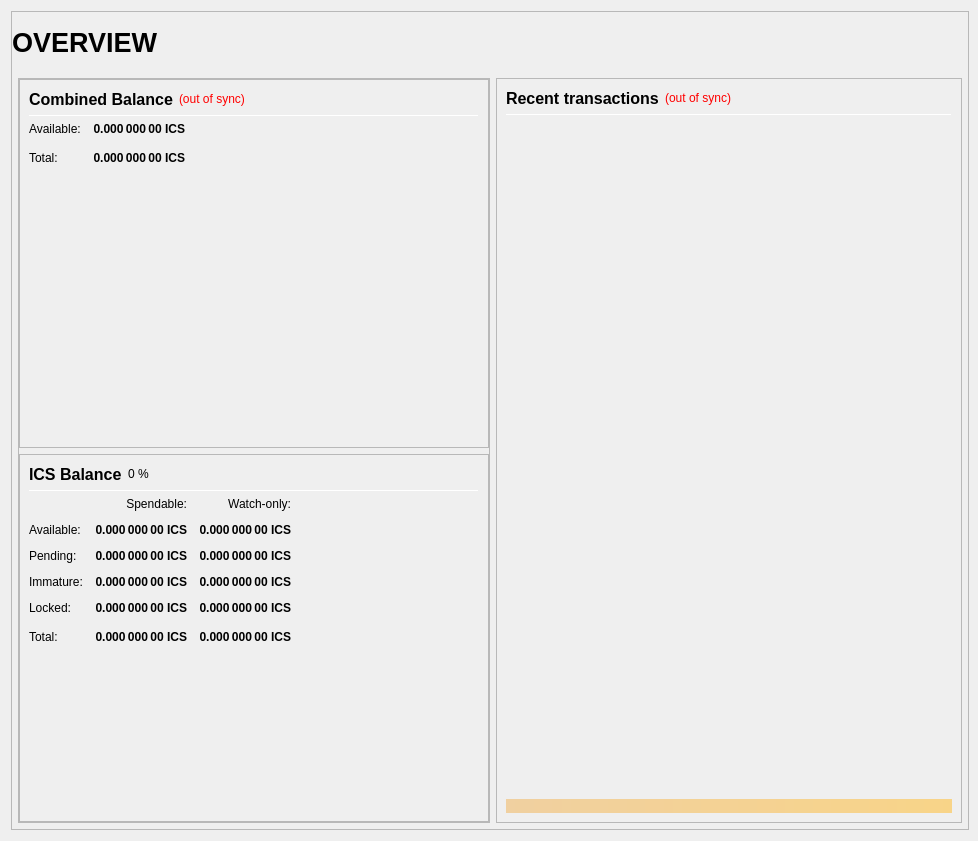
<?xml version="1.0" encoding="UTF-8"?>
<ui version="4.0">
 <class>OverviewPage</class>
 <widget class="QWidget" name="OverviewPage">
  <property name="geometry">
   <rect>
    <x>0</x>
    <y>0</y>
    <width>978</width>
    <height>841</height>
   </rect>
  </property>
  <property name="minimumSize">
   <size>
    <width>960</width>
    <height>682</height>
   </size>
  </property>
  <property name="windowTitle">
   <string>Form</string>
  </property>
  <layout class="QVBoxLayout" name="topLayout" stretch="1">
   <property name="rightMargin">
    <number>9</number>
   </property>
   <item>
    <widget class="QFrame" name="frame_BG">
     <property name="minimumSize">
      <size>
       <width>850</width>
       <height>610</height>
      </size>
     </property>
     <property name="maximumSize">
      <size>
       <width>16777215</width>
       <height>16777215</height>
      </size>
     </property>
     <property name="frameShape">
      <enum>QFrame::StyledPanel</enum>
     </property>
     <property name="frameShadow">
      <enum>QFrame::Raised</enum>
     </property>
     <layout class="QVBoxLayout" name="verticalLayout_3" stretch="1">
      <property name="leftMargin">
       <number>0</number>
      </property>
      <property name="topMargin">
       <number>0</number>
      </property>
      <property name="rightMargin">
       <number>0</number>
      </property>
      <property name="bottomMargin">
       <number>6</number>
      </property>
      <item>
       <layout class="QVBoxLayout" name="verticalLayout_Master" stretch="0,1">
        <property name="leftMargin">
         <number>0</number>
        </property>
        <property name="topMargin">
         <number>0</number>
        </property>
        <property name="rightMargin">
         <number>0</number>
        </property>
        <property name="bottomMargin">
         <number>0</number>
        </property>
        <item>
         <widget class="QFrame" name="frame_Header">
          <layout class="QVBoxLayout" name="verticalLayout_Header" stretch="0">
           <property name="leftMargin">
            <number>0</number>
           </property>
           <property name="topMargin">
            <number>0</number>
           </property>
           <property name="rightMargin">
            <number>0</number>
           </property>
           <property name="bottomMargin">
            <number>0</number>
           </property>
           <item>
            <layout class="QHBoxLayout" name="horizontalLayout_Header" stretch="1,0,1">
             <property name="spacing">
              <number>6</number>
             </property>
             <item>
              <widget class="QLabel" name="labelOverviewHeaderLeft">
               <property name="minimumSize">
                <size>
                 <width>464</width>
                 <height>60</height>
                </size>
               </property>
               <property name="maximumSize">
                <size>
                 <width>16777215</width>
                 <height>60</height>
                </size>
               </property>
               <property name="font">
                <font>
                 <pointsize>20</pointsize>
                 <weight>75</weight>
                 <bold>true</bold>
                </font>
               </property>
               <property name="text">
                <string>OVERVIEW</string>
               </property>
               <property name="alignment">
                <set>Qt::AlignLeading|Qt::AlignLeft|Qt::AlignVCenter</set>
               </property>
              </widget>
             </item>
             <item>
              <spacer name="horizontalSpacer_Header">
               <property name="orientation">
                <enum>Qt::Horizontal</enum>
               </property>
               <property name="sizeHint" stdset="0">
                <size>
                 <width>40</width>
                 <height>20</height>
                </size>
               </property>
              </spacer>
             </item>
             <item>
              <widget class="QLabel" name="labelOverviewHeaderRight">
               <property name="minimumSize">
                <size>
                 <width>464</width>
                 <height>60</height>
                </size>
               </property>
               <property name="maximumSize">
                <size>
                 <width>16777215</width>
                 <height>60</height>
                </size>
               </property>
               <property name="font">
                <font>
                 <pointsize>14</pointsize>
                </font>
               </property>
               <property name="text">
                <string/>
               </property>
               <property name="alignment">
                <set>Qt::AlignRight|Qt::AlignTrailing|Qt::AlignVCenter</set>
               </property>
              </widget>
             </item>
            </layout>
           </item>
          </layout>
         </widget>
        </item>
        <item>
         <widget class="QFrame" name="frame_Content">
          <layout class="QVBoxLayout" name="verticalLayout_Content">
           <property name="leftMargin">
            <number>6</number>
           </property>
           <property name="topMargin">
            <number>0</number>
           </property>
           <property name="rightMargin">
            <number>6</number>
           </property>
           <property name="bottomMargin">
            <number>0</number>
           </property>
           <item>
            <layout class="QHBoxLayout" name="horizontalLayout_Content" stretch="1,1">
             <property name="spacing">
              <number>6</number>
             </property>
             <item>
              <layout class="QVBoxLayout" name="verticalLayout_left" stretch="1">
               <item>
                <widget class="QFrame" name="frameObfuscation">
                 <property name="minimumSize">
                  <size>
                   <width>0</width>
                   <height>0</height>
                  </size>
                 </property>
                 <property name="frameShape">
                  <enum>QFrame::StyledPanel</enum>
                 </property>
                 <property name="frameShadow">
                  <enum>QFrame::Raised</enum>
                 </property>
                 <layout class="QVBoxLayout" name="verticalLayout" stretch="0,0">
                  <property name="leftMargin">
                   <number>0</number>
                  </property>
                  <property name="topMargin">
                   <number>0</number>
                  </property>
                  <property name="rightMargin">
                   <number>0</number>
                  </property>
                  <property name="bottomMargin">
                   <number>0</number>
                  </property>
                  <item>
                   <widget class="QFrame" name="frame_CombinedBalances">
                    <property name="minimumSize">
                     <size>
                      <width>470</width>
                      <height>0</height>
                     </size>
                    </property>
                    <property name="frameShape">
                     <enum>QFrame::StyledPanel</enum>
                    </property>
                    <property name="frameShadow">
                     <enum>QFrame::Raised</enum>
                    </property>
                    <layout class="QVBoxLayout" name="verticalLayout_5">
                     <item>
                      <layout class="QHBoxLayout" name="horizontalLayout_5" stretch="0,0,0">
                       <item>
                        <widget class="QLabel" name="label_5z">
                         <property name="minimumSize">
                          <size>
                           <width>0</width>
                           <height>20</height>
                          </size>
                         </property>
                         <property name="font">
                          <font>
                           <pointsize>12</pointsize>
                           <weight>75</weight>
                           <bold>true</bold>
                          </font>
                         </property>
                         <property name="toolTip">
                          <string>Combined Balance (including unconfirmed and immature coins)</string>
                         </property>
                         <property name="text">
                          <string>Combined Balance</string>
                         </property>
                        </widget>
                       </item>
                       <item>
                        <widget class="QLabel" name="labelWalletStatus">
                         <property name="cursor">
                          <cursorShape>WhatsThisCursor</cursorShape>
                         </property>
                         <property name="toolTip">
                          <string>The displayed information may be out of date. Your wallet automatically synchronizes with the IQCash network after a connection is established, but this process has not completed yet.</string>
                         </property>
                         <property name="styleSheet">
                          <string notr="true">QLabel { color: red; }</string>
                         </property>
                         <property name="text">
                          <string notr="true">(out of sync)</string>
                         </property>
                         <property name="alignment">
                          <set>Qt::AlignLeading|Qt::AlignLeft|Qt::AlignVCenter</set>
                         </property>
                        </widget>
                       </item>
                       <item>
                        <spacer name="horizontalSpacer_1">
                         <property name="orientation">
                          <enum>Qt::Horizontal</enum>
                         </property>
                         <property name="sizeHint" stdset="0">
                          <size>
                           <width>40</width>
                           <height>20</height>
                          </size>
                         </property>
                        </spacer>
                       </item>
                      </layout>
                     </item>
                     <item>
                      <widget class="Line" name="line_CombinedBalance">
                       <property name="minimumSize">
                        <size>
                         <width>0</width>
                         <height>1</height>
                        </size>
                       </property>
                       <property name="maximumSize">
                        <size>
                         <width>16777215</width>
                         <height>1</height>
                        </size>
                       </property>
                       <property name="orientation">
                        <enum>Qt::Horizontal</enum>
                       </property>
                      </widget>
                     </item>
                     <item>
                      <layout class="QGridLayout" name="gridLayout_3">
                       <property name="spacing">
                        <number>12</number>
                       </property>
                       <item row="1" column="0">
                        <widget class="QLabel" name="labelBalanceTextz">
                         <property name="text">
                          <string>Available:</string>
                         </property>
                        </widget>
                       </item>
                       <item row="1" column="1">
                        <widget class="QLabel" name="labelBalancez">
                         <property name="font">
                          <font>
                           <weight>75</weight>
                           <bold>true</bold>
                          </font>
                         </property>
                         <property name="cursor">
                          <cursorShape>IBeamCursor</cursorShape>
                         </property>
                         <property name="toolTip">
                          <string>Your current spendable balance</string>
                         </property>
                         <property name="text">
                          <string notr="true">0.000 000 00 ICS</string>
                         </property>
                         <property name="alignment">
                          <set>Qt::AlignRight|Qt::AlignTrailing|Qt::AlignVCenter</set>
                         </property>
                         <property name="textInteractionFlags">
                          <set>Qt::LinksAccessibleByMouse|Qt::TextSelectableByKeyboard|Qt::TextSelectableByMouse</set>
                         </property>
                        </widget>
                       </item>
                       <item row="2" column="0">
                        <widget class="QLabel" name="labelTotalTextz">
                         <property name="text">
                          <string>Total:</string>
                         </property>
                        </widget>
                       </item>
                       <item row="2" column="1">
                        <widget class="QLabel" name="labelTotalz">
                         <property name="font">
                          <font>
                           <weight>75</weight>
                           <bold>true</bold>
                          </font>
                         </property>
                         <property name="cursor">
                          <cursorShape>IBeamCursor</cursorShape>
                         </property>
                         <property name="toolTip">
                          <string>Total Balance, including all unavailable coins.</string>
                         </property>
                         <property name="text">
                          <string notr="true">0.000 000 00 ICS</string>
                         </property>
                         <property name="alignment">
                          <set>Qt::AlignRight|Qt::AlignTrailing|Qt::AlignVCenter</set>
                         </property>
                         <property name="textInteractionFlags">
                          <set>Qt::LinksAccessibleByMouse|Qt::TextSelectableByKeyboard|Qt::TextSelectableByMouse</set>
                         </property>
                        </widget>
                       </item>
                       <item row="2" column="3">
                        <spacer name="horizontalSpacer_2">
                         <property name="orientation">
                          <enum>Qt::Horizontal</enum>
                         </property>
                         <property name="sizeHint" stdset="0">
                          <size>
                           <width>40</width>
                           <height>20</height>
                          </size>
                         </property>
                        </spacer>
                       </item>
                      </layout>
                     </item>
                     <item>
                      <spacer name="verticalSpacer_1">
                       <property name="orientation">
                        <enum>Qt::Vertical</enum>
                       </property>
                       <property name="sizeHint" stdset="0">
                        <size>
                         <width>20</width>
                         <height>40</height>
                        </size>
                       </property>
                      </spacer>
                     </item>
                    </layout>
                   </widget>
                  </item>
                  <item>
                   <widget class="QFrame" name="frame_Balances">
                    <property name="frameShape">
                     <enum>QFrame::StyledPanel</enum>
                    </property>
                    <property name="frameShadow">
                     <enum>QFrame::Raised</enum>
                    </property>
                    <layout class="QVBoxLayout" name="verticalLayout_4">
                     <item>
                      <layout class="QHBoxLayout" name="horizontalLayout_4">
                       <item>
                        <widget class="QLabel" name="label_5">
                         <property name="minimumSize">
                          <size>
                           <width>0</width>
                           <height>20</height>
                          </size>
                         </property>
                         <property name="font">
                          <font>
                           <pointsize>12</pointsize>
                           <weight>75</weight>
                           <bold>true</bold>
                          </font>
                         </property>
                         <property name="text">
                          <string>ICS Balance</string>
                         </property>
                        </widget>
                       </item>
                       <item>
                        <widget class="QLabel" name="labelICSPercent">
                         <property name="text">
                          <string notr="true">0 %</string>
                         </property>
                        </widget>
                       </item>
                       <item>
                        <spacer name="horizontalSpacer_3">
                         <property name="orientation">
                          <enum>Qt::Horizontal</enum>
                         </property>
                         <property name="sizeHint" stdset="0">
                          <size>
                           <width>40</width>
                           <height>20</height>
                          </size>
                         </property>
                        </spacer>
                       </item>
                      </layout>
                     </item>
                     <item>
                      <widget class="Line" name="line_Balance">
                       <property name="minimumSize">
                        <size>
                         <width>0</width>
                         <height>1</height>
                        </size>
                       </property>
                       <property name="maximumSize">
                        <size>
                         <width>16777215</width>
                         <height>1</height>
                        </size>
                       </property>
                       <property name="orientation">
                        <enum>Qt::Horizontal</enum>
                       </property>
                      </widget>
                     </item>
                     <item>
                      <layout class="QGridLayout" name="gridLayout">
                       <property name="spacing">
                        <number>12</number>
                       </property>
                       <item row="0" column="1">
                        <widget class="QLabel" name="labelSpendable">
                         <property name="text">
                          <string>Spendable:</string>
                         </property>
                         <property name="alignment">
                          <set>Qt::AlignRight|Qt::AlignTrailing|Qt::AlignVCenter</set>
                         </property>
                        </widget>
                       </item>
                       <item row="0" column="2">
                        <widget class="QLabel" name="labelWatchonly">
                         <property name="text">
                          <string>Watch-only:</string>
                         </property>
                         <property name="alignment">
                          <set>Qt::AlignRight|Qt::AlignTrailing|Qt::AlignVCenter</set>
                         </property>
                        </widget>
                       </item>
                       <item row="1" column="0">
                        <widget class="QLabel" name="labelBalanceText">
                         <property name="text">
                          <string>Available:</string>
                         </property>
                        </widget>
                       </item>
                       <item row="1" column="1">
                        <widget class="QLabel" name="labelBalance">
                         <property name="font">
                          <font>
                           <weight>75</weight>
                           <bold>true</bold>
                          </font>
                         </property>
                         <property name="cursor">
                          <cursorShape>IBeamCursor</cursorShape>
                         </property>
                         <property name="toolTip">
                          <string>Your current spendable balance</string>
                         </property>
                         <property name="text">
                          <string notr="true">0.000 000 00 ICS</string>
                         </property>
                         <property name="alignment">
                          <set>Qt::AlignRight|Qt::AlignTrailing|Qt::AlignVCenter</set>
                         </property>
                         <property name="textInteractionFlags">
                          <set>Qt::LinksAccessibleByMouse|Qt::TextSelectableByKeyboard|Qt::TextSelectableByMouse</set>
                         </property>
                        </widget>
                       </item>
                       <item row="1" column="2">
                        <widget class="QLabel" name="labelWatchAvailable">
                         <property name="font">
                          <font>
                           <weight>75</weight>
                           <bold>true</bold>
                          </font>
                         </property>
                         <property name="cursor">
                          <cursorShape>IBeamCursor</cursorShape>
                         </property>
                         <property name="toolTip">
                          <string>Your current balance in watch-only addresses</string>
                         </property>
                         <property name="text">
                          <string notr="true">0.000 000 00 ICS</string>
                         </property>
                         <property name="alignment">
                          <set>Qt::AlignRight|Qt::AlignTrailing|Qt::AlignVCenter</set>
                         </property>
                         <property name="textInteractionFlags">
                          <set>Qt::LinksAccessibleByMouse|Qt::TextSelectableByKeyboard|Qt::TextSelectableByMouse</set>
                         </property>
                        </widget>
                       </item>
                       <item row="2" column="0">
                        <widget class="QLabel" name="labelPendingText">
                         <property name="text">
                          <string>Pending:</string>
                         </property>
                        </widget>
                       </item>
                       <item row="2" column="1">
                        <widget class="QLabel" name="labelUnconfirmed">
                         <property name="font">
                          <font>
                           <weight>75</weight>
                           <bold>true</bold>
                          </font>
                         </property>
                         <property name="cursor">
                          <cursorShape>IBeamCursor</cursorShape>
                         </property>
                         <property name="toolTip">
                          <string>Total of transactions that have yet to be confirmed, and do not yet count toward the spendable balance</string>
                         </property>
                         <property name="text">
                          <string notr="true">0.000 000 00 ICS</string>
                         </property>
                         <property name="alignment">
                          <set>Qt::AlignRight|Qt::AlignTrailing|Qt::AlignVCenter</set>
                         </property>
                         <property name="textInteractionFlags">
                          <set>Qt::LinksAccessibleByMouse|Qt::TextSelectableByKeyboard|Qt::TextSelectableByMouse</set>
                         </property>
                        </widget>
                       </item>
                       <item row="2" column="2">
                        <widget class="QLabel" name="labelWatchPending">
                         <property name="font">
                          <font>
                           <weight>75</weight>
                           <bold>true</bold>
                          </font>
                         </property>
                         <property name="cursor">
                          <cursorShape>IBeamCursor</cursorShape>
                         </property>
                         <property name="toolTip">
                          <string>Unconfirmed transactions to watch-only addresses</string>
                         </property>
                         <property name="text">
                          <string notr="true">0.000 000 00 ICS</string>
                         </property>
                         <property name="alignment">
                          <set>Qt::AlignRight|Qt::AlignTrailing|Qt::AlignVCenter</set>
                         </property>
                         <property name="textInteractionFlags">
                          <set>Qt::LinksAccessibleByMouse|Qt::TextSelectableByKeyboard|Qt::TextSelectableByMouse</set>
                         </property>
                        </widget>
                       </item>
                       <item row="3" column="0">
                        <widget class="QLabel" name="labelImmatureText">
                         <property name="text">
                          <string>Immature:</string>
                         </property>
                        </widget>
                       </item>
                       <item row="3" column="1">
                        <widget class="QLabel" name="labelImmature">
                         <property name="font">
                          <font>
                           <weight>75</weight>
                           <bold>true</bold>
                          </font>
                         </property>
                         <property name="cursor">
                          <cursorShape>IBeamCursor</cursorShape>
                         </property>
                         <property name="toolTip">
                          <string>Staked or masternode rewards that has not yet matured</string>
                         </property>
                         <property name="text">
                          <string notr="true">0.000 000 00 ICS</string>
                         </property>
                         <property name="alignment">
                          <set>Qt::AlignRight|Qt::AlignTrailing|Qt::AlignVCenter</set>
                         </property>
                         <property name="textInteractionFlags">
                          <set>Qt::LinksAccessibleByMouse|Qt::TextSelectableByKeyboard|Qt::TextSelectableByMouse</set>
                         </property>
                        </widget>
                       </item>
                       <item row="3" column="2">
                        <widget class="QLabel" name="labelWatchImmature">
                         <property name="font">
                          <font>
                           <weight>75</weight>
                           <bold>true</bold>
                          </font>
                         </property>
                         <property name="cursor">
                          <cursorShape>IBeamCursor</cursorShape>
                         </property>
                         <property name="toolTip">
                          <string>Staked or masternode rewards in watch-only addresses that has not yet matured</string>
                         </property>
                         <property name="text">
                          <string notr="true">0.000 000 00 ICS</string>
                         </property>
                         <property name="alignment">
                          <set>Qt::AlignRight|Qt::AlignTrailing|Qt::AlignVCenter</set>
                         </property>
                         <property name="textInteractionFlags">
                          <set>Qt::LinksAccessibleByMouse|Qt::TextSelectableByKeyboard|Qt::TextSelectableByMouse</set>
                         </property>
                        </widget>
                       </item>
                       <item row="4" column="0">
                        <widget class="QLabel" name="labelLockedBalanceText">
                         <property name="toolTip">
                          <string>Locked ICS or Masternode collaterals. These are excluded from zICS minting.</string>
                         </property>
                         <property name="text">
                          <string>Locked:</string>
                         </property>
                        </widget>
                       </item>
                       <item row="4" column="1">
                        <widget class="QLabel" name="labelLockedBalance">
                         <property name="font">
                          <font>
                           <weight>75</weight>
                           <bold>true</bold>
                          </font>
                         </property>
                         <property name="cursor">
                          <cursorShape>IBeamCursor</cursorShape>
                         </property>
                         <property name="toolTip">
                          <string>Locked ICS or Masternode collaterals. These are excluded from zICS minting.</string>
                         </property>
                         <property name="text">
                          <string notr="true">0.000 000 00 ICS</string>
                         </property>
                         <property name="alignment">
                          <set>Qt::AlignRight|Qt::AlignTrailing|Qt::AlignVCenter</set>
                         </property>
                         <property name="textInteractionFlags">
                          <set>Qt::LinksAccessibleByMouse|Qt::TextSelectableByKeyboard|Qt::TextSelectableByMouse</set>
                         </property>
                        </widget>
                       </item>
                       <item row="4" column="2">
                        <widget class="QLabel" name="labelWatchLocked">
                         <property name="font">
                          <font>
                           <weight>75</weight>
                           <bold>true</bold>
                          </font>
                         </property>
                         <property name="cursor">
                          <cursorShape>IBeamCursor</cursorShape>
                         </property>
                         <property name="toolTip">
                          <string>Current locked balance in watch-only addresses</string>
                         </property>
                         <property name="text">
                          <string notr="true">0.000 000 00 ICS</string>
                         </property>
                         <property name="alignment">
                          <set>Qt::AlignRight|Qt::AlignTrailing|Qt::AlignVCenter</set>
                         </property>
                         <property name="textInteractionFlags">
                          <set>Qt::LinksAccessibleByMouse|Qt::TextSelectableByKeyboard|Qt::TextSelectableByMouse</set>
                         </property>
                        </widget>
                       </item>
                       <item row="5" column="0">
                        <widget class="QLabel" name="labelTotalText">
                         <property name="toolTip">
                          <string>Your current IQCash balance, unconfirmed and immature transactions included</string>
                         </property>
                         <property name="text">
                          <string>Total:</string>
                         </property>
                        </widget>
                       </item>
                       <item row="5" column="1">
                        <widget class="QLabel" name="labelTotal">
                         <property name="font">
                          <font>
                           <weight>75</weight>
                           <bold>true</bold>
                          </font>
                         </property>
                         <property name="cursor">
                          <cursorShape>IBeamCursor</cursorShape>
                         </property>
                         <property name="toolTip">
                          <string>Your current IQCash balance, unconfirmed and immature transactions included</string>
                         </property>
                         <property name="text">
                          <string notr="true">0.000 000 00 ICS</string>
                         </property>
                         <property name="alignment">
                          <set>Qt::AlignRight|Qt::AlignTrailing|Qt::AlignVCenter</set>
                         </property>
                         <property name="textInteractionFlags">
                          <set>Qt::LinksAccessibleByMouse|Qt::TextSelectableByKeyboard|Qt::TextSelectableByMouse</set>
                         </property>
                        </widget>
                       </item>
                       <item row="5" column="2">
                        <widget class="QLabel" name="labelWatchTotal">
                         <property name="font">
                          <font>
                           <weight>75</weight>
                           <bold>true</bold>
                          </font>
                         </property>
                         <property name="cursor">
                          <cursorShape>IBeamCursor</cursorShape>
                         </property>
                         <property name="toolTip">
                          <string>Current total balance in watch-only addresses</string>
                         </property>
                         <property name="text">
                          <string notr="true">0.000 000 00 ICS</string>
                         </property>
                         <property name="alignment">
                          <set>Qt::AlignRight|Qt::AlignTrailing|Qt::AlignVCenter</set>
                         </property>
                         <property name="textInteractionFlags">
                          <set>Qt::LinksAccessibleByMouse|Qt::TextSelectableByKeyboard|Qt::TextSelectableByMouse</set>
                         </property>
                        </widget>
                       </item>
                       <item row="5" column="3">
                        <spacer name="horizontalSpacer_9">
                         <property name="orientation">
                          <enum>Qt::Horizontal</enum>
                         </property>
                         <property name="sizeHint" stdset="0">
                          <size>
                           <width>40</width>
                           <height>20</height>
                          </size>
                         </property>
                        </spacer>
                       </item>
                      </layout>
                     </item>
                     <item>
                      <spacer name="verticalSpacer_3">
                       <property name="orientation">
                        <enum>Qt::Vertical</enum>
                       </property>
                       <property name="sizeHint" stdset="0">
                        <size>
                         <width>20</width>
                         <height>40</height>
                        </size>
                       </property>
                      </spacer>
                     </item>
                    </layout>
                   </widget>
                  </item>
                 </layout>
                </widget>
               </item>
              </layout>
             </item>
             <item>
              <layout class="QVBoxLayout" name="verticalLayout_right" stretch="1">
               <item>
                <widget class="QFrame" name="frame_RecentTransactions">
                 <property name="minimumSize">
                  <size>
                   <width>0</width>
                   <height>0</height>
                  </size>
                 </property>
                 <property name="frameShape">
                  <enum>QFrame::StyledPanel</enum>
                 </property>
                 <property name="frameShadow">
                  <enum>QFrame::Raised</enum>
                 </property>
                 <layout class="QVBoxLayout" name="verticalLayout_1" stretch="0,0,0,0,0">
                  <item>
                   <layout class="QHBoxLayout" name="horizontalLayout_2">
                    <item>
                     <widget class="QLabel" name="label_4">
                      <property name="minimumSize">
                       <size>
                        <width>0</width>
                        <height>20</height>
                       </size>
                      </property>
                      <property name="font">
                       <font>
                        <pointsize>12</pointsize>
                        <weight>75</weight>
                        <bold>true</bold>
                       </font>
                      </property>
                      <property name="text">
                       <string>Recent transactions</string>
                      </property>
                     </widget>
                    </item>
                    <item>
                     <widget class="QLabel" name="labelTransactionsStatus">
                      <property name="cursor">
                       <cursorShape>WhatsThisCursor</cursorShape>
                      </property>
                      <property name="toolTip">
                       <string>The displayed information may be out of date. Your wallet automatically synchronizes with the IQCash network after a connection is established, but this process has not completed yet.</string>
                      </property>
                      <property name="styleSheet">
                       <string notr="true">QLabel { color: red; }</string>
                      </property>
                      <property name="text">
                       <string notr="true">(out of sync)</string>
                      </property>
                      <property name="alignment">
                       <set>Qt::AlignRight|Qt::AlignTrailing|Qt::AlignVCenter</set>
                      </property>
                     </widget>
                    </item>
                    <item>
                     <spacer name="horizontalSpacer">
                      <property name="orientation">
                       <enum>Qt::Horizontal</enum>
                      </property>
                      <property name="sizeHint" stdset="0">
                       <size>
                        <width>40</width>
                        <height>20</height>
                       </size>
                      </property>
                     </spacer>
                    </item>
                   </layout>
                  </item>
                  <item>
                   <widget class="Line" name="line">
                    <property name="minimumSize">
                     <size>
                      <width>0</width>
                      <height>1</height>
                     </size>
                    </property>
                    <property name="maximumSize">
                     <size>
                      <width>16777215</width>
                      <height>1</height>
                     </size>
                    </property>
                    <property name="orientation">
                     <enum>Qt::Horizontal</enum>
                    </property>
                   </widget>
                  </item>
                  <item>
                   <widget class="QListView" name="listTransactions">
                    <property name="minimumSize">
                     <size>
                      <width>0</width>
                      <height>0</height>
                     </size>
                    </property>
                    <property name="styleSheet">
                     <string notr="true">QListView { background: transparent; }</string>
                    </property>
                    <property name="frameShape">
                     <enum>QFrame::NoFrame</enum>
                    </property>
                    <property name="verticalScrollBarPolicy">
                     <enum>Qt::ScrollBarAlwaysOff</enum>
                    </property>
                    <property name="horizontalScrollBarPolicy">
                     <enum>Qt::ScrollBarAlwaysOff</enum>
                    </property>
                    <property name="selectionMode">
                     <enum>QAbstractItemView::NoSelection</enum>
                    </property>
                   </widget>
                  </item>
                  <item>
                   <spacer name="verticalSpacer_2">
                    <property name="orientation">
                     <enum>Qt::Vertical</enum>
                    </property>
                    <property name="sizeType">
                     <enum>QSizePolicy::Expanding</enum>
                    </property>
                    <property name="sizeHint" stdset="0">
                     <size>
                      <width>20</width>
                      <height>40</height>
                     </size>
                    </property>
                   </spacer>
                  </item>
                  <item>
                   <widget class="QLabel" name="labelAlerts">
                    <property name="maximumSize">
                     <size>
                      <width>16777215</width>
                      <height>16777215</height>
                     </size>
                    </property>
                    <property name="styleSheet">
                     <string notr="true">background-color: qlineargradient(x1: 0, y1: 0, x2: 1, y2: 0, stop:0 #F0D0A0, stop:1 #F8D488); color:#000000;</string>
                    </property>
                    <property name="text">
                     <string/>
                    </property>
                    <property name="wordWrap">
                     <bool>true</bool>
                    </property>
                    <property name="margin">
                     <number>3</number>
                    </property>
                   </widget>
                  </item>
                 </layout>
                </widget>
               </item>
              </layout>
             </item>
            </layout>
           </item>
          </layout>
         </widget>
        </item>
       </layout>
      </item>
     </layout>
    </widget>
   </item>
  </layout>
 </widget>
 <resources/>
 <connections/>
</ui>
